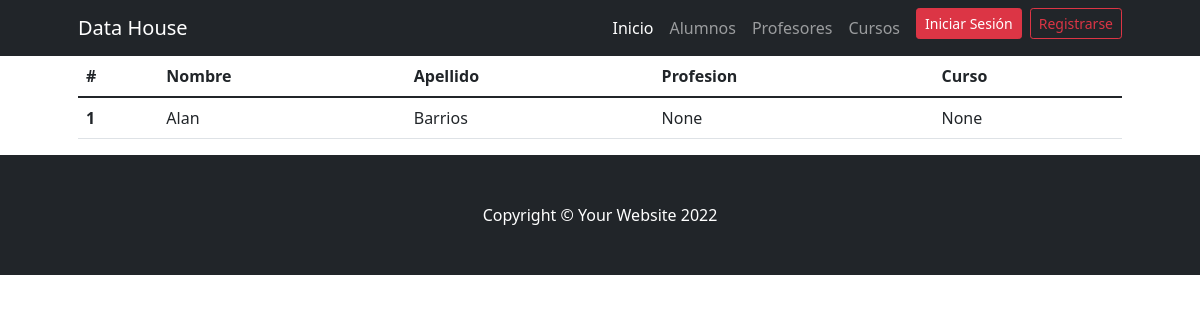
Before: /AppCoder/profesores/list with the older database file.
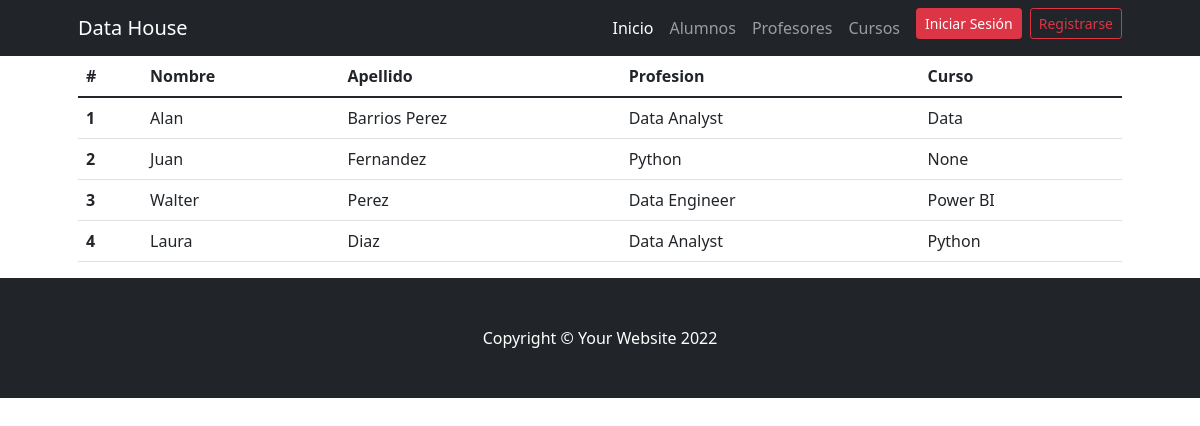
After: the same page with the newer database file.
### AppCoder/models.py (models this page shows)
class Profesor(models.Model):
    nombre = models.CharField(max_length=30)
    apellido = models.CharField(max_length=30)
    email = models.EmailField(blank=True, null=True)
    profesion = models.CharField(max_length=150, blank=True, null=True)
    curso = models.CharField(max_length=30, blank=True, null=True)
    class Meta:
        verbose_name_plural = "Profesores"

### AppCoder/views.py (the view)
# urls.py: path('profesores/list', ProfesList.as_view(), name="profe_list"),
class ProfesList(ListView):
    model = Profesor
    template_name = "AppCoder/profesores_list.html"

### AppCoder/templates/AppCoder/profesores_list.html (shortened to what this page needs)
{% extends 'AppCoder/base.html' %}
{% load static %}
{% block contenidoPagina %}
<div class="container px-5">
    <table class="table">
        <thead>
            <tr>
                <th scope="col">#</th>
                <th scope="col">Nombre</th>
                <th scope="col">Apellido</th>
                <th scope="col">Profesion</th>
                <th scope="col">Curso</th>
            </tr>
        </thead>
        <tbody>
            {% for profe in object_list %}
            <tr>
                <th scope="row">{{forloop.counter}}</th>
                <td>{{profe.nombre}}</td>
                <td>{{profe.apellido}}</td>
                <td>{{profe.profesion}}</td>
                <td>{{profe.curso}}</td>
            </tr>
            {% endfor %}
        </tbody>
    </table>
</div>
{% endblock %}

### AppCoder/templates/AppCoder/base.html (shortened to what this page needs)
{% load static %}
<!DOCTYPE html>
<html lang="en">
    <head>
        <link href="https://cdn.jsdelivr.net/npm/bootstrap-icons@1.4.1/font/bootstrap-icons.css" rel="stylesheet" />
        <link href="{% static 'css/styles.css' %}" rel="stylesheet" />
    </head>
    <body>
        <nav class="navbar navbar-expand-lg navbar-dark bg-dark">
            <div class="container px-5">
                <a class="navbar-brand" href="{% url 'index' %}">Data House</a>
                <div class="collapse navbar-collapse" id="navbarSupportedContent">
                    <ul class="navbar-nav ms-auto mb-2 mb-lg-0">
                        <li class="nav-item"><a class="nav-link active" aria-current="page" href="{% url 'index' %}">Inicio</a></li>
                        <li class="nav-item"><a class="nav-link" href="{% url 'alumnos'%}">Alumnos</a></li>
                        <li class="nav-item"><a class="nav-link" href="{% url 'profe_list' %}">Profesores</a></li>
                        <li class="nav-item"><a class="nav-link" href="{% url 'cursos' %}">Cursos</a></li>
                        {% if user.is_authenticated %}
                            <div class="dropdown">
                                <button class="btn btn-danger dropdown-toggle" type="button" id="dropdownMenuButton1" data-bs-toggle="dropdown" aria-expanded="false"><i class="bi bi-person-circle"></i><b>{{user.username}}</b>
                                </button>
                                <ul class="dropdown-menu" aria-labelledby="dropdownMenuButton1">
                                <li><a class="dropdown-item" href="{% url 'editar_perfil' %}">Editar</a></li>
                                <li><a class="dropdown-item" href="{% url 'logout' %}">Cerrar sesión</a></li>
                                </ul>
                            </div>
                        {% else %}
                            <li class="nav-item"><a class="btn btn-danger mx-2 btn-sm" href="{% url 'login' %}">Iniciar Sesión</a></li>
                            <li class="nav-item"><a class="btn btn-outline-danger btn-sm" href="{% url 'register' %}">Registrarse</a></li>
                        {% endif %}
                    </ul>
                </div>
            </div>
        </nav>
        {% block contenidoPagina %}
        {% endblock %}
        <footer class="py-5 bg-dark">
            <div class="container px-5"><p class="m-0 text-center text-white">Copyright &copy; Your Website 2022</p></div>
        </footer>
    </body>
</html>

Changed rows visible on the page:
changed Profesor "Alan": apellido "Barrios" → "Barrios Perez"; profesion "None" → "Data Analyst"; curso "None" → "Data"
added Profesor: nombre "Juan", apellido "Fernandez", profesion "Python", curso "None"
added Profesor: nombre "Walter", apellido "Perez", profesion "Data Engineer", curso "Power BI"
added Profesor: nombre "Laura", apellido "Diaz", profesion "Data Analyst", curso "Python"
